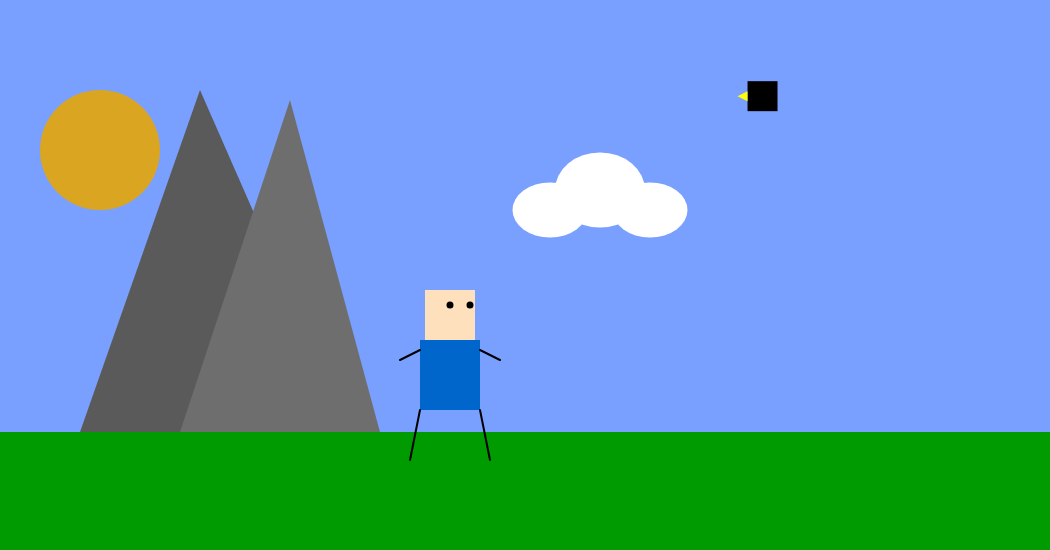
Frame 1 (no input)
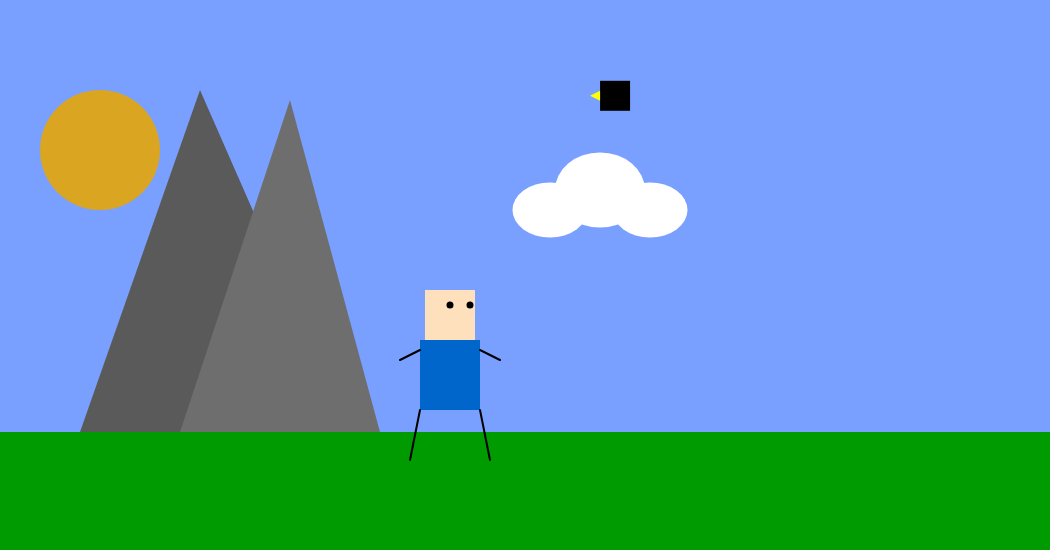
Frame 60 (no input)
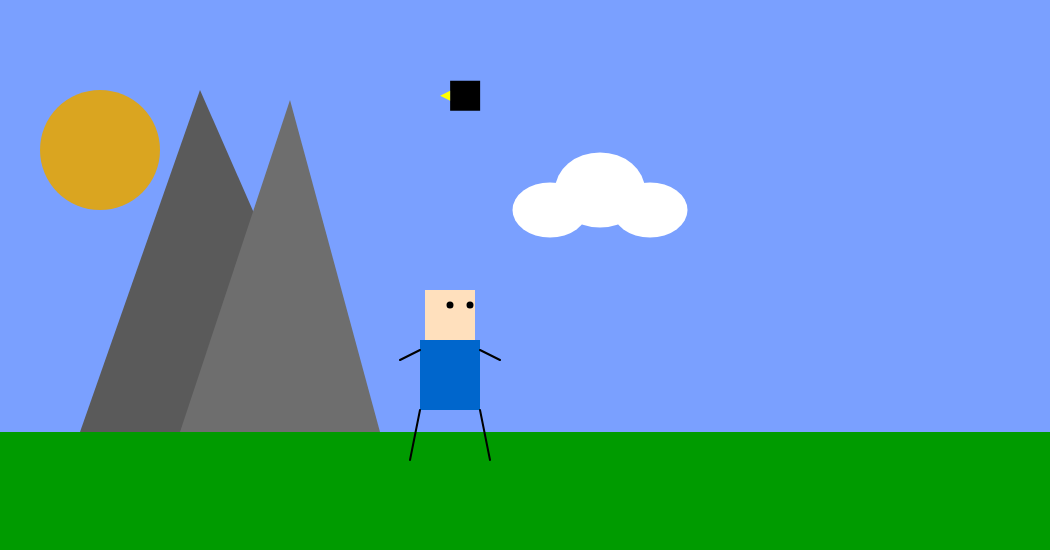
Frame 120 (the mouse pressed at the canvas centre since frame 60)

The p5.js sketch that drew these frames (run headless with seeded random() and noise() and a simulated clock; from frame 60 on, the mouse is pressed at the canvas centre):

// p5.js sketch
// ── sketch.js
let xPos = 420; // начальная позиция персонажа по оси X
let yPos = 340; // начальная позиция персонажа по оси Y
let isMovingRight = false;
let isMovingLeft = false;
let isJumping = false;
let jumpSpeed = 0;
let gravity = 1;
let facingRight = true; // направление, в котором смотрит персонаж
let bird; // переменная для птицы
let countCanyons = 2;
let canyons = [];
let character; // персонаж и птица


// Класс для персонажа
class Character {
    constructor(x, y) {
        this.x = x;
        this.y = y;
        this.width = 60; // ширина тела
        this.height = 70; // высота тела
        this.handLength = 50; // длина рук
        this.legLength = 50; // длина ног
    }

    move() {
        let newX = this.x;
        if (isMovingRight) {
            newX += 5; // движение вправо
            facingRight = true; // поворот вправо
        }
        if (isMovingLeft) {
            newX -= 5; // движение влево
            facingRight = false; // поворот влево
        }

        // Ограничение по X в пределах холста
        this.x = constrain(newX, 0, width - this.width);
    }

    jump() {
        if (isJumping) {
            this.y -= jumpSpeed;
            jumpSpeed -= gravity;
            if (this.y >= 340) {
                // если персонаж на земле
                this.y = 340;
                isJumping = false;
                jumpSpeed = 0;
            }
        }
    }

    display() {
        // Поворот персонажа
        push();
        translate(this.x + this.width / 2, this.y + this.height / 2); // центр поворота
        if (facingRight) {
            scale(-1, 1); // перевернуть
        }

        // Отрисовка тела
        fill(0, 102, 204); // цвет одежды
        rect(-this.width / 2, -this.height / 2, this.width, this.height); // тело

        // Отрисовка головы
        fill(255, 224, 189); // цвет кожи
        rect(-this.width / 2 + 5, -this.height / 2 - 50, this.width - 10, 50); // голова

        this.displayLegs(); // отображаем ноги
        this.displayArms(); // отображаем руки

        // Отрисовка глаз
        fill(0); // цвет глаз
        if (facingRight) {
            ellipse(-this.width / 2 + 10, -this.height / 2 - 35, 5, 5); // левый глаз
            ellipse(-this.width / 2 + 30, -this.height / 2 - 35, 5, 5); // правый глаз
        } else {
            ellipse(-this.width / 2 + 30, -this.height / 2 - 35, 5, 5); // левый глаз
            ellipse(-this.width / 2 + 10, -this.height / 2 - 35, 5, 5); // правый глаз
        }

        pop(); // восстановить состояние
    }

    displayLegs() {
        stroke("#000000");
        strokeWeight(2);
        fill(0, 102, 204); // цвет ног
        let legOffset = isJumping ? -10 : 0; // смещение ног при прыжке
        
        // Отрисовка ног
        line(-this.width / 2, this.height / 2, -this.width / 2 - 10, this.height / 2 + this.legLength + legOffset); // левая нога
        line(this.width / 2, this.height / 2, this.width / 2 + 10, this.height / 2 + this.legLength + legOffset); // правая нога
    }

    displayArms() {
        stroke("#000000");
        strokeWeight(2);
        fill(0, 102, 204); // цвет рук
        let armSwing = isMovingRight || isMovingLeft ? 5 : 0; // легкое движение рук при движении
        
        // Отрисовка рук
        line(-this.width / 2, -this.height / 2 + 10, -this.handLength - armSwing, -this.height / 2 + 20); // левая рука
        line(this.width / 2, -this.height / 2 + 10, this.handLength + armSwing, -this.height / 2 + 20); // правая рука
    }
}

// Класс для птицы
class Bird {
    constructor(x, y) {
        this.x = x;
        this.y = y;
        this.speed = random(1, 3);
        this.direction = random([-1, 1]); // -1 или 1 для движения влево или вправо
        this.isFalling = false; // состояние птицы
    }

    move() {
        if (!this.isFalling) {
            this.x += this.speed * this.direction;

            // Проверка на границы
            if (this.x < 0 || this.x > width) {
                this.direction *= -1; // поменять направление
            }

            // Птица немного изменяет свою позицию по Y для более естественного движения
            this.y += random(-0.2, 0.2);
            this.y = constrain(this.y, 50, height - 50); // ограничение по Y
        } else {
            // Птица падает
            this.y += 5; // скорость падения
            this.y = constrain(this.y, 432, height - 30); // фиксируем на уровне земли
        }
    }
    display() {
        // Отрисовка тела птицы
        fill(0); // черный цвет для тела
        rect(this.x, this.y, 30, 30); // тело птицы

        // Отрисовка клюва
        fill(255, 255, 0); // желтый цвет для клюва
        if (this.direction > 0) {
            // Если летит вправо
            triangle(this.x + 30, this.y + 10, this.x + 30, this.y + 20, this.x + 40, this.y + 15); // клюв
        } else {
            // Если летит влево
            triangle(this.x, this.y + 10, this.x, this.y + 20, this.x - 10, this.y + 15); // клюв
        }

        // Если птица падает, клюв будет направлен вниз
        if (this.isFalling) {
            fill(255, 255, 0); // желтый цвет для клюва
            if (this.direction > 0) {
                triangle(this.x + 10, this.y + 30, this.x + 20, this.y + 40, this.x + 10, this.y + 40); // клюв вниз вправо
            } else {
                triangle(this.x + 20, this.y + 30, this.x + 10, this.y + 40, this.x + 20, this.y + 40); // клюв вниз влево
            }
        }
    }

    fall() {
        this.isFalling = true; // активируем состояние падения
    }
}
// Переменные для персонажа и птицы


function setup() {
    createCanvas(1050, 550);
    character = new Character(xPos, yPos); // создание персонажа
    bird = new Bird(random(width), random(50, 200)); // создание птицы
}

function draw() {
    background(122, 160, 260); //небо

    //земля
    drawGround();

    // Объекты окружающей среды
    drawEnvironment(); 

    // Обновление ерсонажа
    character.move();
    character.jump();
    character.display();

    // Обновляем и отображаем птицу
    bird.move();
    bird.display();
}

function drawGround() {
    noStroke();
    fill(0, 155, 0);
    rect(0, 432, width, 118); // земля
}

function drawEnvironment() {
    noStroke();
    fill(255);
    ellipse(600, 190, 90, 75); // облако 1
    ellipse(650, 210, 75, 55); // облако 2
    ellipse(550, 210, 75, 55); // облако 3

    noStroke();
    fill(90);
    triangle(80, 432, 200, 90, 350, 432); // гора 1
    fill(110);
    triangle(180, 432, 290, 100, 380, 432); // гора 2

    noStroke();
    fill(218, 165, 32); // цвет солнца
    ellipse(100, 150, 120, 120); // солнце
}

function keyPressed() {
    if (keyCode === 68) { 
        isMovingRight = true; // движение вправо
    }
    if (keyCode === 65) {
        isMovingLeft = true; // движение влево
    }
    if (keyCode === 32) {
        if (!isJumping) {
            // прыжок
            isJumping = true;
            jumpSpeed = 15; // начальная скорость прыжка
        }
    }
    if (keyCode === 70) { 
        bird.fall(); // заставляем птицу падать
    }
}

function keyReleased() {
    if (keyCode === 68) { 
        isMovingRight = false; // остановка движения вправо
    }
    if (keyCode === 65) {
        isMovingLeft = false; // остановка движения влево
    }
}
